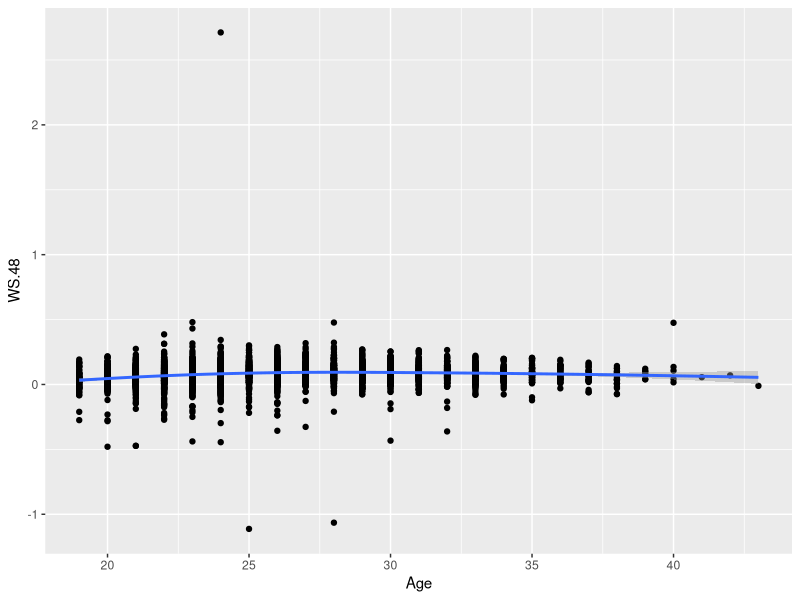
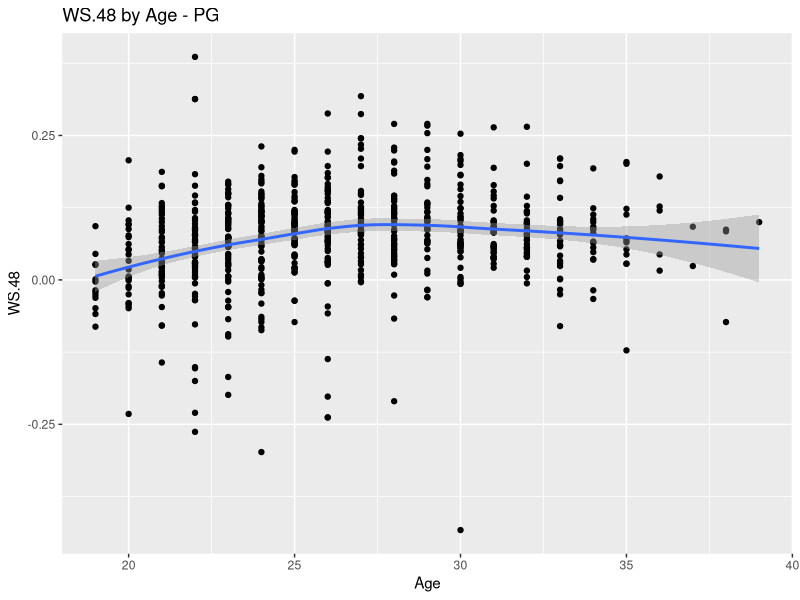
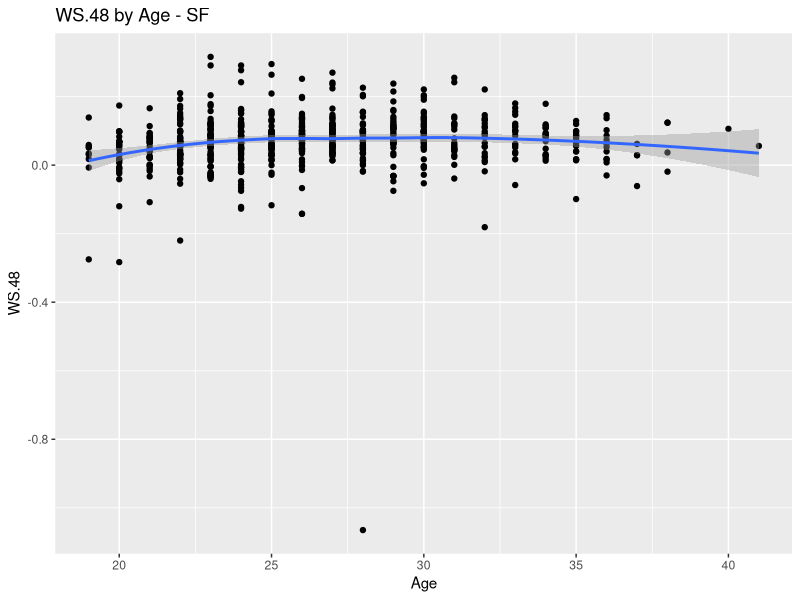
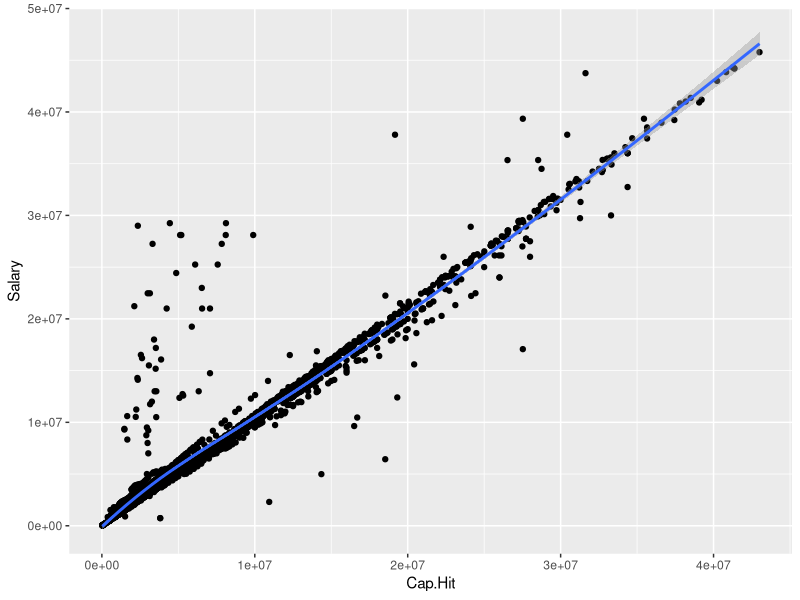
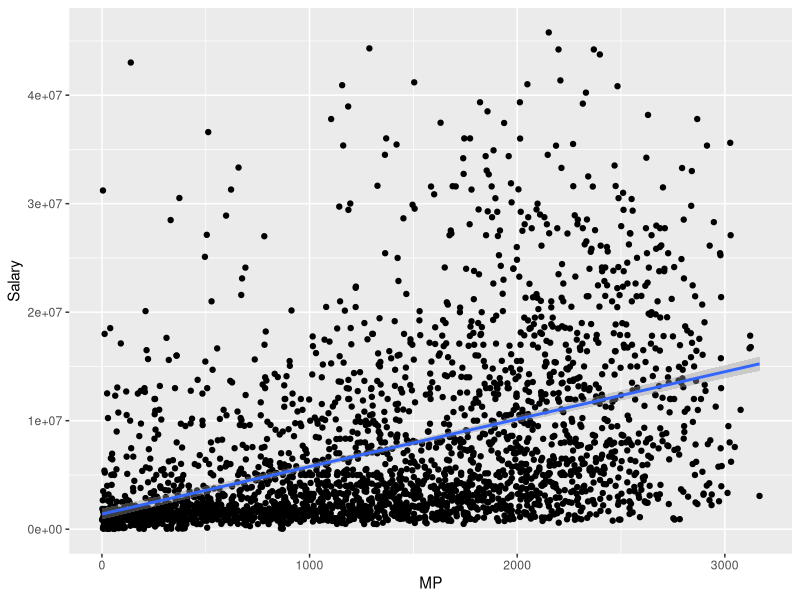
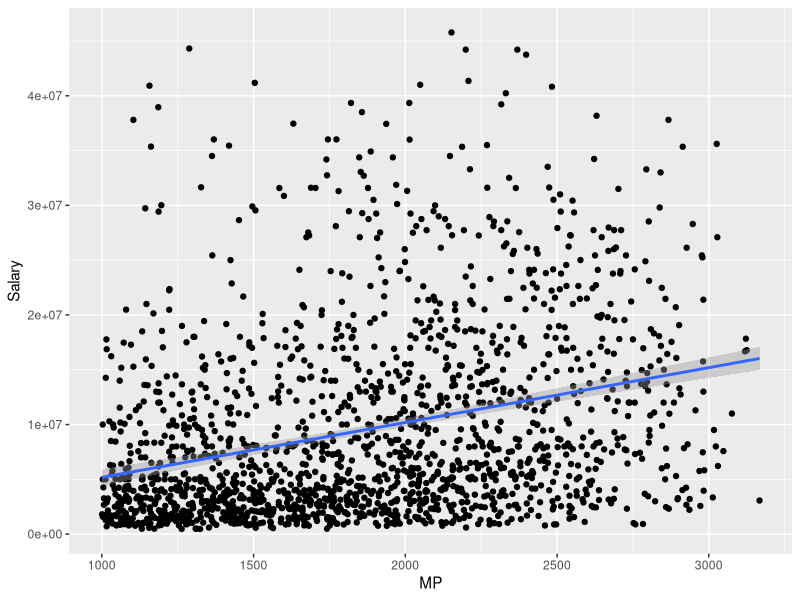

Write R code to recreate these figures, in order.
## ---- chunk 1
knitr::opts_chunk$set(echo = TRUE)
## ---- chunk 2
library(tidyverse)
library(readr)
library(ggplot2)
## ---- chunk 3
MiLB <- read_csv('data/Minor_League_Baseball_Team.csv')
NBAsalary <- read_csv('data/NBA_Stats_Salary.csv')
## ---- chunk 4
MiLB_mod1 <- lm(turnstile ~ sun + mon + tue + thu + fri + sat + apr + may + july + aug + winpct + temp + opday + merch + food + fireworks + early + mid, data = MiLB)
## ---- chunk 5
summary(MiLB_mod1)
## ---- chunk 6
MiLB_mod2 <- lm(paid ~ sun + mon + tue + thu + fri + sat + apr + may + july + aug + winpct + temp + opday + merch + food + fireworks + early + mid, data = MiLB)
summary(MiLB_mod2)
## ---- chunk 7
MiLB_mod3 <- lm(nonpaid ~ sun + mon + tue + thu + fri + sat + apr + may + july + aug + winpct + temp + opday + merch + food + fireworks + early + mid, data = MiLB)
summary(MiLB_mod3)
## ---- chunk 8
MiLB_mod4 <- lm(percap ~ sun + mon + tue + thu + fri + sat + apr + may + july + aug + winpct + temp + opday + merch + food + fireworks + early + mid, data = MiLB)
summary(MiLB_mod4)
## ---- chunk 9
MiLB_mod5 <- lm(percap ~ sun + mon + tue + thu + fri + sat + apr + may + july + aug + winpct + temp + opday + merch + food + fireworks + early + mid + nonpaidratio, data = MiLB)
summary(MiLB_mod5)
## ---- chunk 10
NBA_mod1 <- lm(WS.48 ~ Age + I(Age^2), data = NBAsalary)
summary(NBA_mod1)
## ---- chunk 11
ggplot(NBAsalary, aes(x = Age, y = WS.48)) +
  geom_point() + stat_smooth(method = loess)
## ---- chunk 12
positions <- c('PG', 'SG', 'SF', 'PF', 'C')
NBApos <- NBAsalary %>% filter(Pos %in% positions)
## ---- chunk 13
NBA_mod2 <- lm(WS.48 ~ Age + I(Age^2) + Pos, data = NBApos)
summary(NBA_mod2)
## ---- chunk 14
##subsets for PG and SF
NBA.pg <- subset(NBApos, Pos == 'PG')
NBA.sf <- subset(NBApos, Pos == 'SF')
## ---- chunk 15
##mapping relationship with the subsets
ggplot(NBA.pg, aes(x = Age, y = WS.48)) +
  geom_point() + stat_smooth(method = loess) +
  ggtitle('WS.48 by Age - PG')
## ---- chunk 16
ggplot(NBA.sf, aes(x = Age, y = WS.48)) +
  geom_point() + stat_smooth(method = loess) +
  ggtitle('WS.48 by Age - SF')
## ---- chunk 17
NBA_mod3 <- lm(WS.48 ~ Cap.Hit + I(Cap.Hit^2), data = NBAsalary)
summary(NBA_mod3)
## ---- chunk 18
ggplot(NBAsalary, aes(x = Cap.Hit, y = Salary)) +
  geom_point() + stat_smooth(method = loess)
## ---- chunk 19
##looking at MP and salary
##assuming linear relationship as the starters and people getting more time get more money and more counting stats
NBA_mod4 <- lm(Salary ~ MP, data = NBApos)
summary(NBA_mod4)
## ---- chunk 20
ggplot(NBApos, aes(MP, Salary)) +
  geom_point() + stat_smooth(method = lm)
## ---- chunk 21
##looking at a subset of over 1000 MP
NBA.3000 <- subset(NBApos, MP > 1000)
NBA_mod5 <- lm(Salary ~ MP, data = NBA.3000)
summary(NBA_mod5)
## ---- chunk 22
ggplot(NBA.3000, aes(MP, Salary)) +
  geom_point() + stat_smooth(method = lm)
